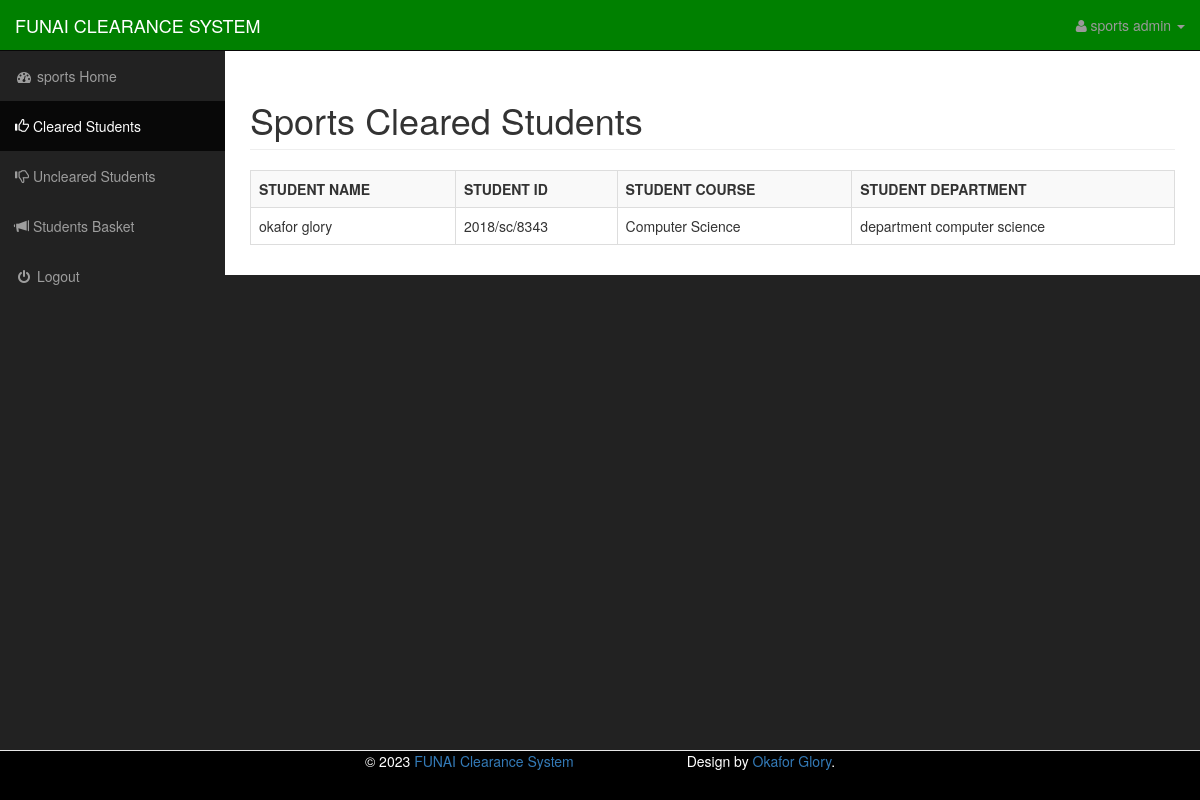
Screenshot of /new/sports/sportsclearedstudents.php (signed in) with the database file from the repository.
### tables this page shows
CREATE TABLE `clearance_basics` (
  `incre` int(11) NOT NULL,
  `rights` varchar(100) NOT NULL,
  `developed` varchar(100) NOT NULL,
  `website` varchar(100) NOT NULL,
  `title` varchar(200) NOT NULL,
  `subtititle` varchar(200) NOT NULL
);

CREATE TABLE `department_sports` (
  `incre` int(11) NOT NULL,
  `idnumber` varchar(100) NOT NULL,
  `clearance_status` int(1) NOT NULL,
  `basket` varchar(300) NOT NULL
);

CREATE TABLE `student_details` (
  `incre` int(11) NOT NULL,
  `name` varchar(100) NOT NULL,
  `residence` varchar(50) NOT NULL,
  `course` varchar(100) NOT NULL,
  `idnumber` varchar(100) NOT NULL,
  `password` varchar(25) NOT NULL,
  `department` varchar(250) NOT NULL,
  `clearance_status` int(1) NOT NULL,
  `year` varchar(4) NOT NULL
);

### new/sports/sportsclearedstudents.php (the view, shortened to what this page needs)
<!DOCTYPE html>
<html lang="en">
<head>
	 <?php
  	include("../connection.php");
	$dery=mysqli_query($con,"select * from clearance_basics");
	$wata=mysqli_fetch_array($dery);
	$developed=$wata['developed'];
	$website=$wata['website'];
	$title=$wata['title'];
    ?>
    <link href="../css/bootstrap.min.css" rel="stylesheet">
    <link href="../css/sb-admin.css" rel="stylesheet">
    <link href="../font-awesome/css/font-awesome.min.css" rel="stylesheet" type="text/css">
</head>
<body>
    <div id="wrapper">
        <nav class="navbar navbar-inverse navbar-fixed-top" role="navigation" style="background-color:green">
            <div class="navbar-header">
                <a style="text-transform:uppercase;" class="navbar-brand" href="../index.php"><?php echo $title; ?></a>
            </div>
            <ul class="nav navbar-right top-nav">
                <li class="dropdown">
                    <a href="#" class="dropdown-toggle" data-toggle="dropdown"><i class="fa fa-user"></i> <?php echo $_SESSION['sportslogin']; ?> admin <b class="caret"></b></a>
                </li>
            </ul>
            <div class="collapse navbar-collapse navbar-ex1-collapse">
                <ul class="nav navbar-nav side-nav">
                    <li>
                        <a href="sportshome.php"><i class="fa fa-fw fa-dashboard"></i> <?php echo $_SESSION['sportslogin']; ?> Home</a>
                    </li>
					<li class="active">
                        <a href="sportsclearedstudents.php"><i class="glyphicon glyphicon-thumbs-up"></i> Cleared Students</a>
                    </li>
					<li>
                        <a href="sportsunclearedstudents.php"><i class="glyphicon glyphicon-thumbs-down"></i> Uncleared Students</a>
                    </li>
					<li>
                        <a href="sportsbasket.php"><i class="glyphicon glyphicon-bullhorn"></i> Students Basket</a>
                    </li>
					<li>
                        <a href="logout.php"><i class="fa fa-fw fa-power-off"></i> Logout</a>
                    </li>
                </ul>
            </div>
        </nav>
        <div id="page-wrapper">
            <div class="container-fluid">
                <div class="row">
                    <div class="col-lg-12">
                        <h1 class="page-header">Sports Cleared Students</h1>
						<p>
						<?php
						$year=date('Y');
						$query=mysqli_query($con,"select * from department_sports where clearance_status='1'");
						$no=mysqli_num_rows($query);
						if($no==0)
						{
							echo"There are no cleared students in the sports department";
						}
						else
						{
							echo"
							<table class='table table-bordered table-hover table-striped' style='width:100%;'>
							<tr>
								<th>STUDENT NAME</th>
								<th>STUDENT ID</th>
								<th>STUDENT COURSE</th>
								<th>STUDENT DEPARTMENT</th>
							</tr>
							";
							while($data=mysqli_fetch_array($query))
							{
								$studentid=$data['idnumber'];
								$ter=mysqli_query($con,"select * from student_details where idnumber='$studentid' && year='$year'");
								$ata=mysqli_num_rows($ter);
								if($ata==0)
								{
								}
								else
								{
									$ta=mysqli_fetch_array($ter);
									echo"
									<tr>
										<td>".$ta['name']."</td>
										<td>".$ta['idnumber']."</td>
										<td>".$ta['course']."</td>
										<td>".$ta['department']."</td>
									</tr>
									";
								}
							}
							echo"
							</table>
							";
						}
						?>
						</p>
                    </div>
                </div>
            </div>
			<footer style="text-align:left;background-color:#000000;color:#FFFFFF;" class="navbar navbar-default navbar-fixed-bottom">
					<div style="text-align:center;" class="container-fluid">&copy; <?php echo date("Y");?> <a href=""><?php echo $title; ?></a>
					&nbsp;&nbsp;&nbsp;&nbsp;&nbsp;&nbsp;&nbsp;&nbsp;&nbsp;&nbsp;&nbsp;&nbsp;&nbsp;&nbsp;&nbsp;&nbsp;&nbsp;&nbsp;&nbsp;&nbsp;&nbsp;&nbsp;&nbsp;&nbsp;&nbsp;&nbsp;&nbsp;
					Design by <a href="<?php echo $website; ?>" target="_blank"><?php echo $developed; ?></a>.</div>
					</footer>
        </div>
    </div>
</body>
</html>

### new/css/sb-admin.css (style rules this page uses)
body { margin-top: 100px; background-color: #222; }
@media (min-width:768px) { body { margin-top: 50px; } }
#wrapper { padding-left: 0; }
#page-wrapper { width: 100%; padding: 0; background-color: #fff; }
@media (min-width:768px) { #wrapper { padding-left: 225px; } }
@media (min-width:768px) { #page-wrapper { padding: 10px; } }
.top-nav { padding: 0 15px; }
.top-nav>li { display: inline-block; float: left; }
.top-nav>li>a { padding-top: 15px; padding-bottom: 15px; line-height: 20px; color: #999; }
@media (min-width:768px) { .side-nav { position: fixed; top: 51px; left: 225px; width: 225px; margin-left: -225px; border: none; border-radius: 0; overflow-y: auto; background-color: #222; } }
@media (min-width:768px) { .side-nav>li>a { width: 225px; } }

### rows the page displays
clearance_basics: title "FUNAI CLEARANCE SYSTEM", title "FUNAI Clearance System", developed "Okafor Glory"
department_sports: student_details.name "okafor glory", student_details.idnumber "2018/sc/8343", student_details.course "Computer Science", student_details.department "department computer science"

### other values shown
$_SESSION['sportslogin'] "sports"
